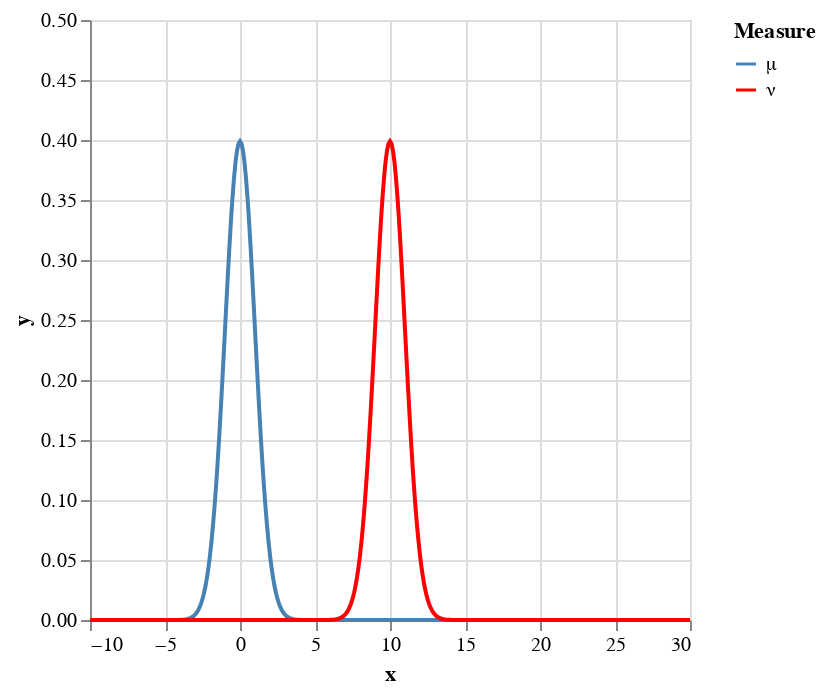

The notebook cell this image was saved under:
### Code cell
v1 = @vlplot(mark="line",data=μ,x={:x,type="quantitative"},
        y={:y,type="quantitative",scale={domain=[0,0.5]}},
        color={:mu,type="nominal",title="Measure",scale={range=["#4682b4","red"]}})

### Figure 1 — Vega-Lite specification as saved in the notebook (floating-point values rounded to 4 significant figures; data arrays with more than 128 entries replaced by an {"elided": "..."} marker saying what was removed)
{"data": {"values": {"elided": "802 records"}}, "encoding": {"color": {"field": "mu", "scale": {"range": ["#4682b4", "red"]}, "title": "Measure", "type": "nominal"}, "x": {"field": "x", "type": "quantitative"}, "y": {"field": "y", "scale": {"domain": [0, 0.5]}, "type": "quantitative"}}, "mark": "line"}
